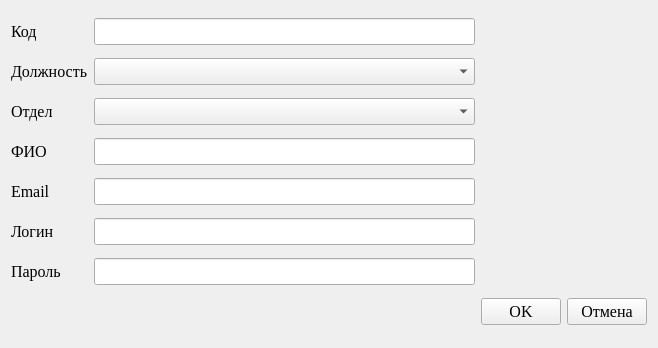
<?xml version="1.0" encoding="UTF-8"?>
<ui version="4.0">
 <class>EmployeesEditDialog</class>
 <widget class="QWidget" name="EmployeesEditDialog">
  <property name="geometry">
   <rect>
    <x>0</x>
    <y>0</y>
    <width>658</width>
    <height>348</height>
   </rect>
  </property>
  <property name="font">
   <font>
    <family>Times New Roman</family>
    <pointsize>12</pointsize>
   </font>
  </property>
  <property name="windowTitle">
   <string>Сотрудники</string>
  </property>
  <property name="windowIcon">
   <iconset resource="../../../res.qrc">
    <normaloff>:/icons/icon.png</normaloff>:/icons/icon.png</iconset>
  </property>
  <layout class="QGridLayout" name="gridLayout">
   <item row="3" column="2">
    <widget class="QLineEdit" name="allnamesEdit"/>
   </item>
   <item row="0" column="2">
    <widget class="QLineEdit" name="codeEdit"/>
   </item>
   <item row="5" column="2">
    <widget class="QLineEdit" name="loginEdit"/>
   </item>
   <item row="3" column="0">
    <widget class="QLabel" name="label_3">
     <property name="text">
      <string>ФИО</string>
     </property>
    </widget>
   </item>
   <item row="7" column="3">
    <widget class="QPushButton" name="okButton">
     <property name="text">
      <string>OK</string>
     </property>
    </widget>
   </item>
   <item row="7" column="0">
    <widget class="QLabel" name="label">
     <property name="text">
      <string/>
     </property>
    </widget>
   </item>
   <item row="6" column="0">
    <widget class="QLabel" name="label_6">
     <property name="text">
      <string>Пароль</string>
     </property>
    </widget>
   </item>
   <item row="0" column="0">
    <widget class="QLabel" name="label_2">
     <property name="text">
      <string>Код</string>
     </property>
    </widget>
   </item>
   <item row="6" column="2">
    <widget class="QLineEdit" name="passwordEdit"/>
   </item>
   <item row="4" column="2">
    <widget class="QLineEdit" name="emailEdit"/>
   </item>
   <item row="4" column="0">
    <widget class="QLabel" name="label_4">
     <property name="text">
      <string>Email</string>
     </property>
    </widget>
   </item>
   <item row="7" column="4">
    <widget class="QPushButton" name="cancelButton">
     <property name="maximumSize">
      <size>
       <width>16777215</width>
       <height>16777215</height>
      </size>
     </property>
     <property name="text">
      <string>Отмена</string>
     </property>
    </widget>
   </item>
   <item row="5" column="0">
    <widget class="QLabel" name="label_5">
     <property name="text">
      <string>Логин</string>
     </property>
    </widget>
   </item>
   <item row="1" column="0">
    <widget class="QLabel" name="label_7">
     <property name="text">
      <string>Должность</string>
     </property>
    </widget>
   </item>
   <item row="2" column="0">
    <widget class="QLabel" name="label_8">
     <property name="text">
      <string>Отдел</string>
     </property>
    </widget>
   </item>
   <item row="1" column="2">
    <widget class="QComboBox" name="positions_codeComboBox"/>
   </item>
   <item row="2" column="2">
    <widget class="QComboBox" name="departments_codeComboBox"/>
   </item>
  </layout>
 </widget>
 <resources>
  <include location="../../../res.qrc"/>
 </resources>
 <connections/>
</ui>
